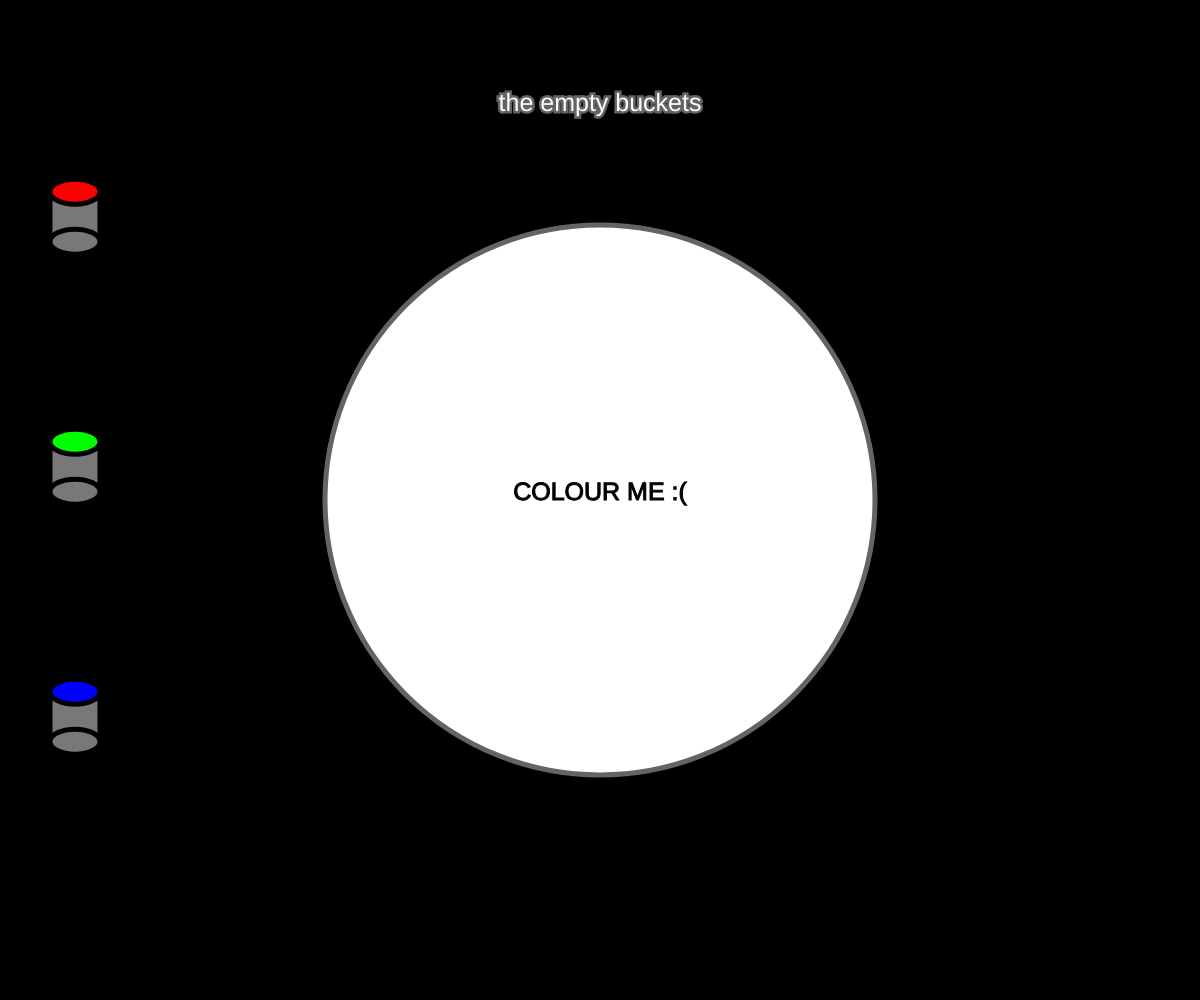
Frame 1 (no input)
Frame 60 (no input): identical to frame 1, image omitted
Frame 120 (the mouse pressed at the canvas centre since frame 60): identical to frame 1, image omitted

The p5.js sketch that drew this single still picture (run headless with seeded random() and noise() and a simulated clock; from frame 60 on, the mouse is pressed at the canvas centre):

// p5.js sketch
// ── sketch.js
let circleColor;

function setup() {
  createCanvas(windowWidth, windowHeight);
  redBucket = new Bucket(50, windowHeight/6, 50, color(255, 0, 0));
  greenBucket = new Bucket (50, (windowHeight/6)*2.5, 50, color(0,255,0));
  blueBucket = new Bucket (50, (windowHeight/6)*4, 50, color(0,0,255));
}

function draw() {
  background(0);
  strokeWeight(5);
  stroke(100);
  circleColor = color(255, 255, 255);
  fill(circleColor);
  circle (windowWidth/2, windowHeight/2, (windowHeight/2 + windowWidth/2)/2);
  textAlign(CENTER);
  textSize(25);
  text ("the empty buckets", windowWidth/2, windowHeight/9);
  fill(0);
  stroke(0);
  strokeWeight(1)
  text("COLOUR ME :(", windowWidth/2, windowHeight/2);
  strokeWeight(5);
  redBucket.isDragging();
  redBucket.display();
  greenBucket.isDragging();
  greenBucket.display();
  blueBucket.isDragging();
  blueBucket.display();
}

function mousePressed() {
  if (redBucket.isMouseOver()) {
    redBucket.startDragging();
    circleColor = color(255,0,0);
    redraw();
  }
  if (greenBucket.isMouseOver()) {
    greenBucket.startDragging();
  }
  if (blueBucket.isMouseOver()) {
    blueBucket.startDragging();
  }
}

function mouseReleased() {
  redBucket.stopDragging();
  greenBucket.stopDragging();
  blueBucket.stopDragging();
}

class Bucket {
  constructor(x, y, size, color) {
    this.x = x;
    this.y = y;
    this.size = size;
    this.color = color;
    this.dragging = false;
    this.offsetX = 0;
    this.offsetY = 0;
  }
  
  display() {
    fill(120);
    rect(this.x, this.y+this.size/2, this.size, this.size);
    fill(this.color);
    ellipse(this.x + this.size/2, this.y + this.size/2, this.size, this.size/2);
    fill(120);
    ellipse((this.x + this.size/2), this.y + this.size*1.5, this.size, this.size/2);
  }
  
  isMouseOver() {
    return mouseX > this.x && mouseX < this.x + this.size &&
           mouseY > this.y && mouseY < this.y + this.size;
  }
  
  isDragging() {
    if (this.dragging) {
      this.x = mouseX + this.offsetX;
      this.y = mouseY + this.offsetY;
    }
  }
  
  startDragging() {
    if (this.isMouseOver()) {
      this.dragging = true;
      this.offsetX = this.x - mouseX;
      this.offsetY = this.y - mouseY;
    }
  }
  
  stopDragging() {
    this.dragging = false;
  }

  isMouseOverCircle() {
    const circleRadius = (windowHeight/2 + windowWidth/2)/2;
    const distanceToCircleCenter = dist(this.x + this.size/2, this.y + this.size/2, windowWidth/2, windowHeight/2);
    return distanceToCircleCenter < circleRadius - this.size/2;
  }

}

function windowResized() {
  resizeCanvas(windowWidth, windowHeight);
}
